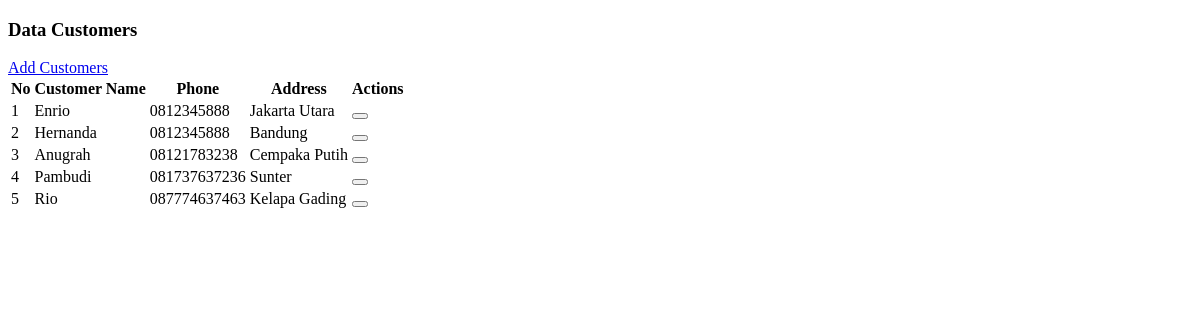
/pages/customer.php, run on an earlier commit of the app's database.
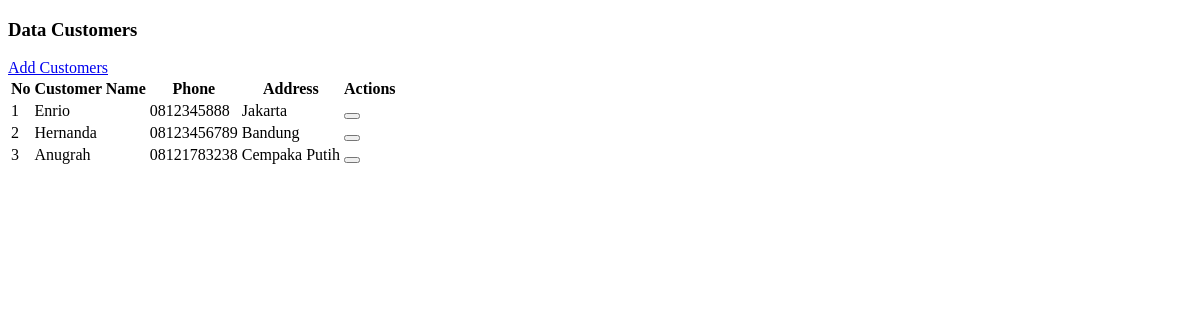
And on a later commit of the database.
### tables this page shows
CREATE TABLE `customers` (
  `id` int(11) NOT NULL,
  `name` varchar(100) NOT NULL,
  `phone` varchar(15) NOT NULL,
  `address` text NOT NULL,
  `created_at` timestamp NOT NULL DEFAULT current_timestamp(),
  `updated_at` timestamp NULL DEFAULT NULL ON UPDATE current_timestamp()
);

### pages/customer.php (the view, shortened to what this page needs)
<?php
$q_customers = mysqli_query($config, "SELECT  * FROM customers");
$customers = mysqli_fetch_all($q_customers, MYSQLI_ASSOC);
?>
<!DOCTYPE html>
<html lang="en">
<head>
</head>
<body>
    <div class="row">
        <div class="col-sm-12">
            <div class="card">
                <div class="card-header">
                    <div class="card-body">
                        <h3 class="card-title">Data Customers</h3>
                    </div>
                    <div class="card-body">
                        <div class="d-flex mb-3 justify-content-end">
                            <a href="?page=tambah-customer" class="btn btn-primary">
                                <i class="bi bi-plus-circle"></i> Add Customers
                            </a>
                        </div>
                        <table class="table table-bordered">
                            <tr>
                                <th>No</th>
                                <th>Customer Name</th>
                                <th>Phone</th>
                                <th>Address</th>
                                <th>Actions</th>
                            </tr>
                            <?php
                            foreach ($customers as $key => $customer) {
                            ?>
                            <tr>
                                <td><?php echo $key + 1 ?></td>
                                <td><?php echo $customer['name'] ?></td>
                                <td><?php echo $customer['phone'] ?></td>
                                <td><?php echo $customer['address'] ?></td>
                                <td>
                                    <form class="d-inline" action="?page=customer&delete=<?= $customer['id'] ?>"
                                        method="post" onclick="return confirm('Are you sure you want to delete?')">
                                        <button type="submit" class="btn btn-warning btn-sm">
                                        </button>
                                    </form>
                                </td>
                            </tr>
                            <?php
                            }
                            ?>
                        </table>
                    </div>
                </div>
            </div>
        </div>
    </div>
</body>
</html>

What changed in the data, as far as the page shows it:
removed customers: name "Pambudi", phone "081737637236", address "Sunter"
removed customers: name "Rio", phone "087774637463", address "Kelapa Gading"
changed customers "Enrio": address "Jakarta Utara" → "Jakarta"
changed customers "Hernanda": phone "0812345888" → "08123456789"
